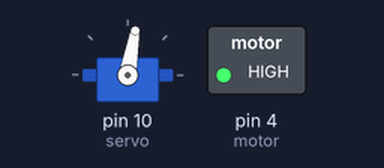
A sketch run on a simulated Arduino Uno, built with avr-gcc and run on an emulated ATmega328P. Shown: servo, switched loads named in the sketch (green lamp = pin HIGH). Dashed ring = blinking. Pins used as bus, display or sensor lines are not drawn; what the sketch prints to the serial monitor is not drawn.

Above: at 5.1 s.
Timing chart, 0 to 8.0 s (numbered marks = the images above):
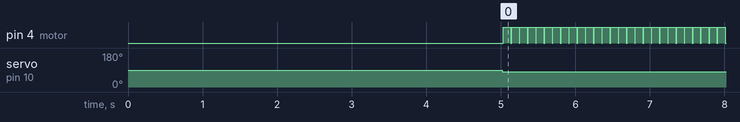

Measured:
- by itself, pin 4 (motor): alternates HIGH for 0.10 s and LOW for 0.01 s
- by itself, servo on pin 10 (servo): 90° → 80° at 5.0 s

The sketch:

coldrun1.ino
```cpp
#include <Pixy2.h>
#include <Servo.h>

Pixy2 pixy;
Servo servo;

int motor = 4;
int width = 0;
int angle = 80;

void setup() {
  pinMode(motor, OUTPUT);
  servo.attach(10);
  Serial.begin(9600);
  //servo.write(angle);
  Serial.println("testo");
  pixy.init();
}

void loop() {
  servo.write(angle);
          int i;
    pixy.ccc.getBlocks();
    width = pixy.ccc.blocks[i].m_x;
    analogWrite(motor, 150);
    delay(100);
   // servo.write(angle);
   analogWrite(motor, 0);
    if (pixy.ccc.numBlocks){
      Serial.println("test");
   //   servo.write(angle);
   angle = map(width, 0, 316, 100, 70);
   /*
   if(width < 52){
    Serial.println("left");
    angle = 80;
   }
    else if(width < 104){
      Serial.println("left");
      angle = 68;
    }
    else if(width > 104){
      Serial.println("right");
      angle = 54;
    }
    else if(width > 156){
      Serial.println("right");
      angle = 42;
    }
    else{
      angle = 42;
    }
    }
    else{
      angle = 80;
    }
    */
    }
delay(10);
}
```
